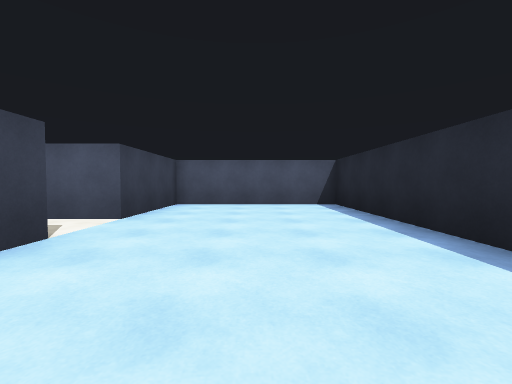
View 1 (above)

24 first-person views from a walk through a Unity game level. The camera is 1.2 m above the floor, tilts 2° down and sees 90° across. The floor is counted in squares, 2 m on a side. Each view is taken from the middle of a square. On the plan, view 1 faces up. The plan holds only what a view shows up to about 9 squares ahead; the rest is blank. Surface patterns are stand-ins for the level's own textures.

View 2
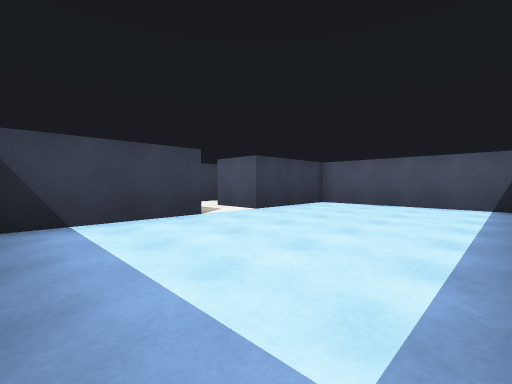

View 3
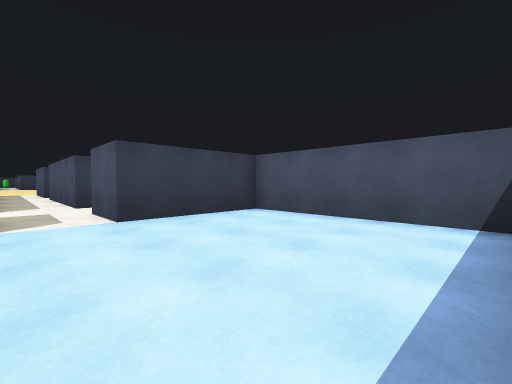

View 4
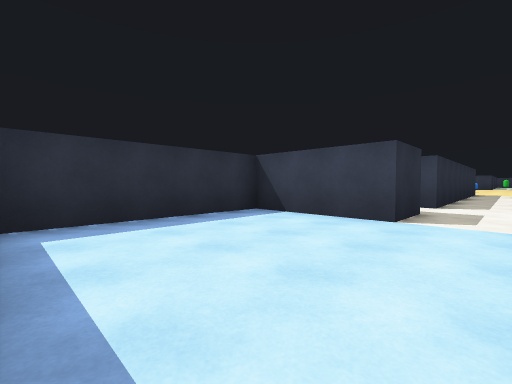

View 5
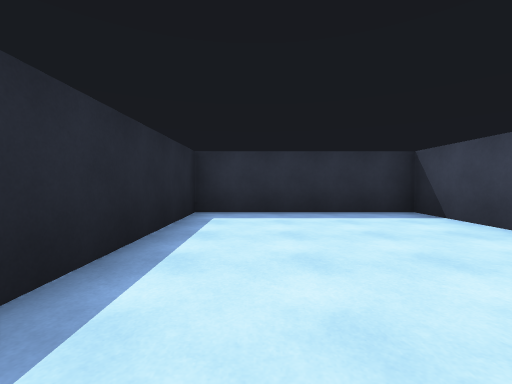

View 6
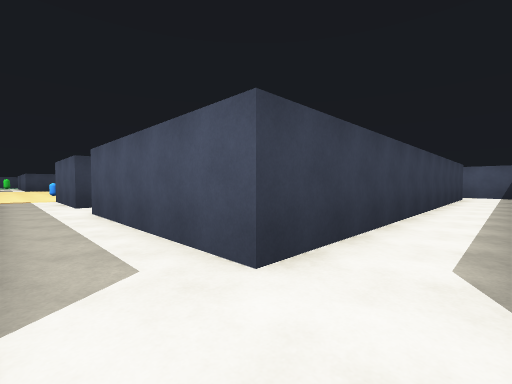

View 7
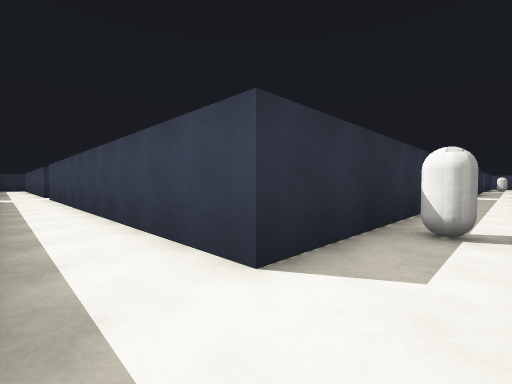

View 8
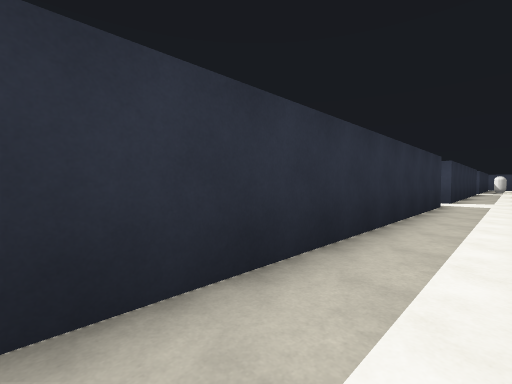

View 9
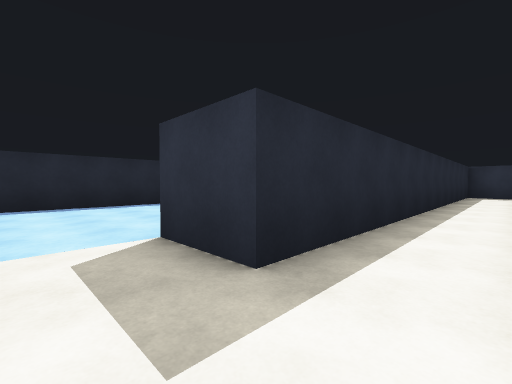

View 10
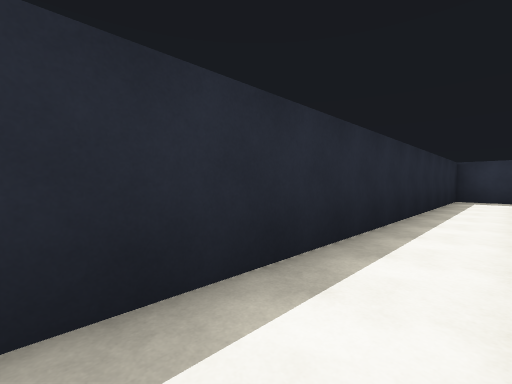

View 11
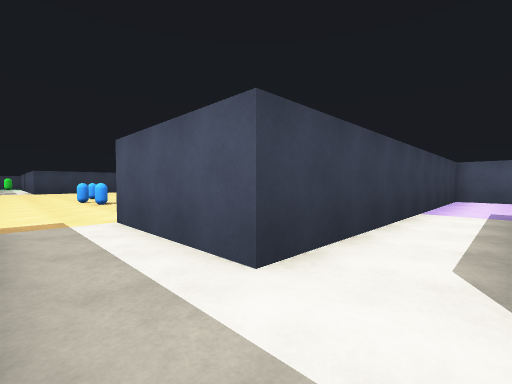

View 12
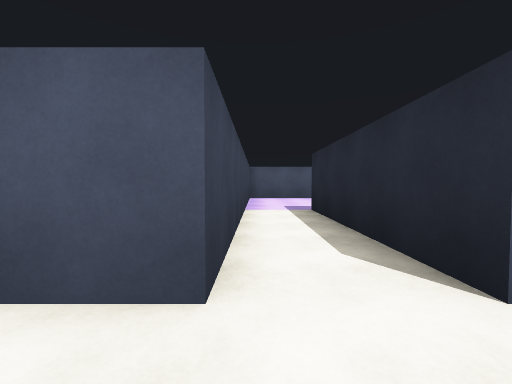

View 13
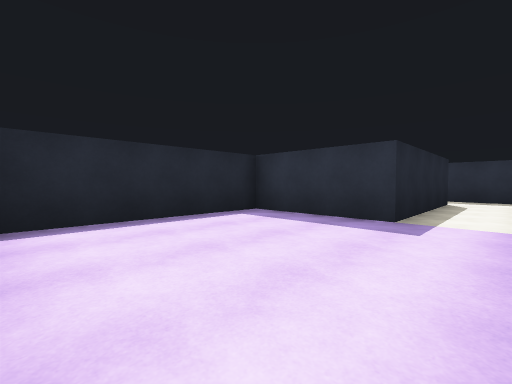

View 14
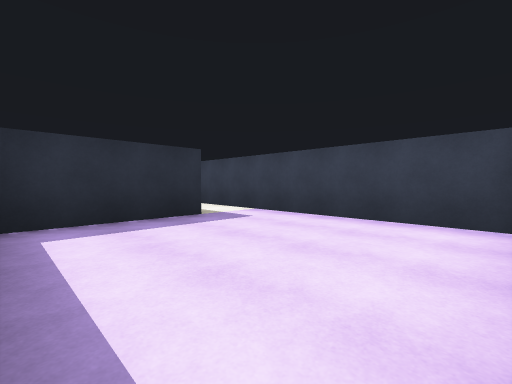

View 15
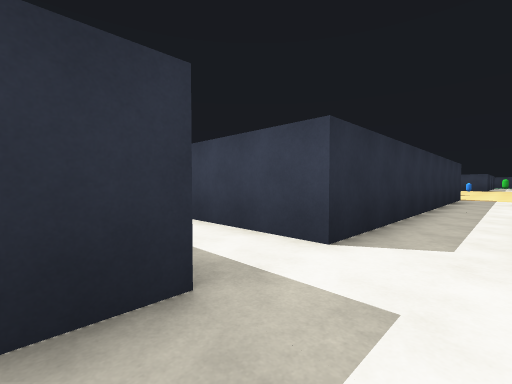

View 16
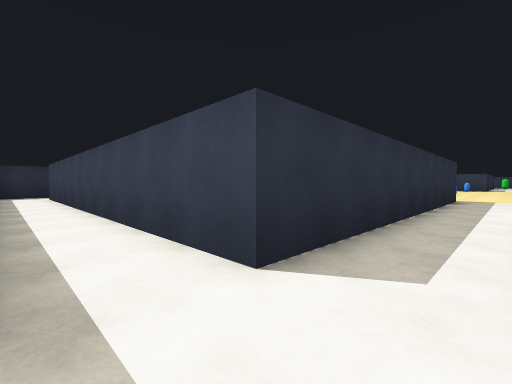

View 17
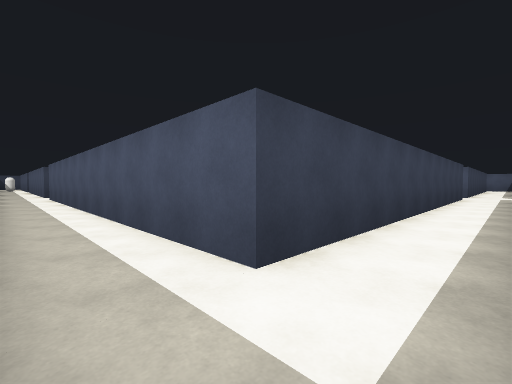

View 18
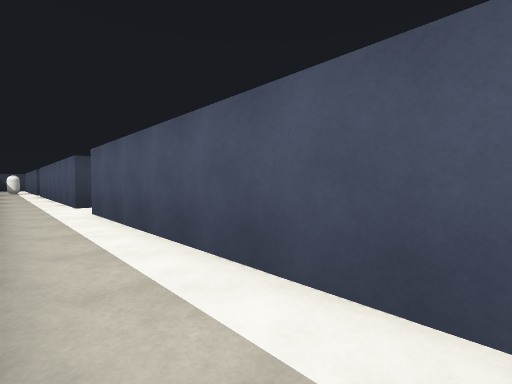

View 19
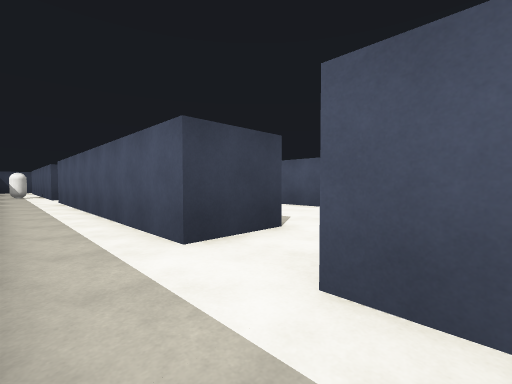

View 20
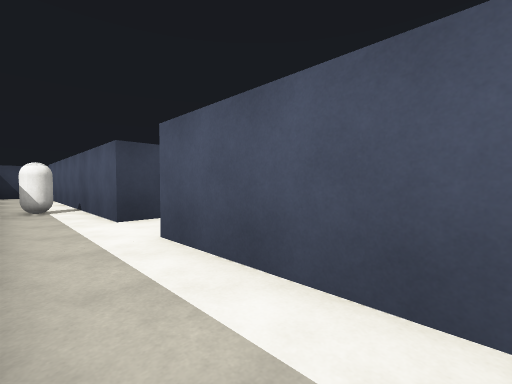

View 21
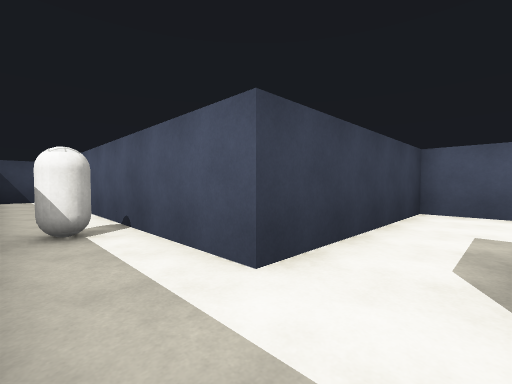

View 22
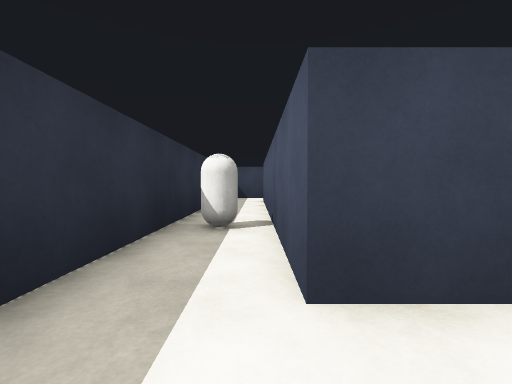

View 23
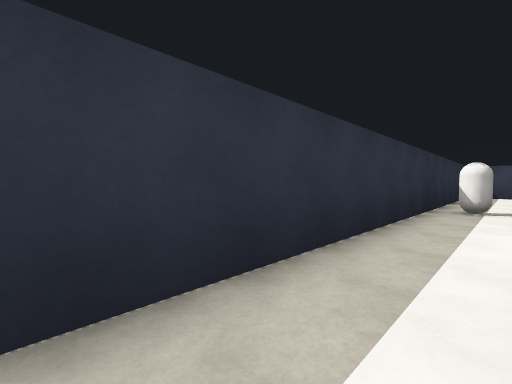

View 24
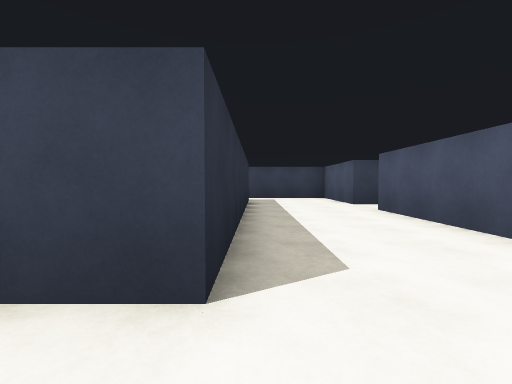

### Floor plan
Points are (right, up) in squares from view 1. A wall is a line through its corners. A room is listed if a view was taken in it or the views show most of it. See-through windows are left out.
Room 1 (views 1, 2, 3, 4, 5)
walls: (-2.2, 2.8) (-2.2, -0.2) (2.2, -0.2) (2.2, 7.3) (-2.2, 7.3) (-2.2, 4.3)
ways out: opening at (-3, 3.5) to room 2
Room 2 (views 6, 7, 8, 9, 10, 15, 16, 17, 18, 19, 20, 21, 22, 23)
walls: (-35.2, -8.2) (-35.2, -9); (-26.2, -6.5) (-26.2, -7.7) (-32.9, -7.7); (-32.9, -9.2) (-21.9, -9.2); (-19.4, 14.8) (-17.2, 14.8); (-17.2, -6.2) (-17.2, -7.7) (-24.8, -7.7); (-15.8, 14.8) (-5.3, 14.8) (-5.3, 4.3); (-5.3, 2.8) (-5.3, -7.7) (-15.8, -7.7); (-5, -9.2) (-3.8, -9.2) (-3.8, 2.8) (-2.2, 2.8); (-2.2, 4.3) (-3.8, 4.3)
ways out: opening at (-3, 3.5) to room 1; opening at (-6, 3.5) to room 3; opening at (-25.5, -7) to room 4; opening at (-16.5, -7) to room 4
objects: other object (-29, -9); other object (-8, 15)
Room 3 (views 11, 12, 13, 14)
walls: (-10, 13.3) (-11.3, 13.3) (-11.3, 4.3); (-5.3, 4.3) (-9.7, 4.3) (-9.7, 8.8) (-6.8, 8.8) (-6.8, 13.1); (-11.5, 2.8) (-5.3, 2.8)
ways out: opening at (-6, 3.5) to room 2; opening at (-11, 3.5)
Room 4 (view 24)
walls: (-23.2, -3.2) (-26.2, -3.2) (-26.2, -6.5); (-18.4, -3.2) (-21.8, -3.2); (-24.2, -6.2) (-17.2, -6.2)
ways out: opening at (-25.5, -7) to room 2; opening at (-16.5, -7) to room 2; opening at (-22.5, -2.5)

Where each view was taken, in squares from view 1:
view 1: 0 up, 0 right, facing up
view 2: 0 up, 2 right, facing up-left
view 3: 3 up, 2 right, facing up-left
view 4: 4 up, 2 right, facing down-left
view 5: 5 up, 1 right, facing down
view 6: 3 up, 4 left, facing up-left
view 7: 16 up, 4 left, facing down-left
view 8: 16 up, 8 left, facing down-left
view 9: 4 up, 5 left, facing down-right
view 10: 1 up, 5 left, facing down-right
view 11: 3 up, 10 left, facing up-left
view 12: 3 up, 11 left, facing up
view 13: 13 up, 11 left, facing down-right
view 14: 13 up, 7 left, facing down-left
view 15: 4 up, 3 left, facing down-left
view 16: 4 up, 4 left, facing down-left
view 17: 9 down, 4 left, facing up-left
view 18: 9 down, 10 left, facing up-left
view 19: 9 down, 15 left, facing up-left
view 20: 9 down, 22 left, facing up-left
view 21: 9 down, 25 left, facing up-left
view 22: 8 down, 25 left, facing left
view 23: 8 down, 22 left, facing down-left
view 24: 6 down, 16 left, facing left
